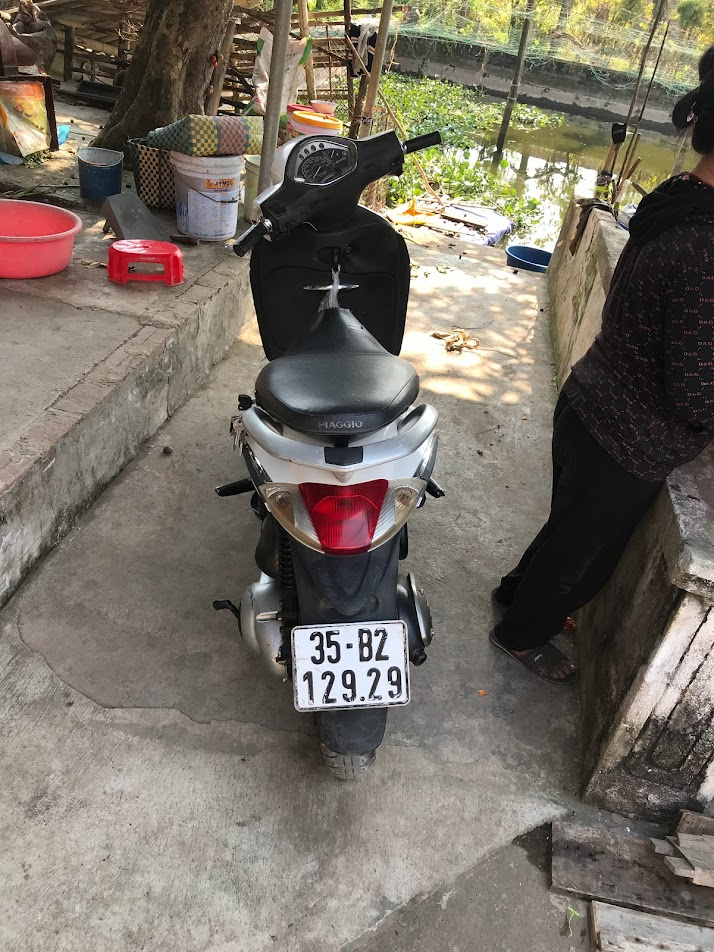
#> input picture reservedData/IMG_1140.jpg, 714 x 952 px
$ python tachBienSo_TachTungAnh.py
#> lines starting #> are read from the running program, lines starting #| are printed output that depends on the picture; after the words box and inside, x2 and y2 are one past the last pixel; in counts of white or black regions, pixels touching at a corner belong together
import cv2
import numpy as np
import os
from datetime import datetime

timeStart = datetime.now()
print(datetime.now())
img = cv2.imread("./reservedData/IMG_1140.jpg")
#> img is the input picture: shape (952, 714, 3); mean B, G, R 101.1, 111.5, 118.7
# img = cv2.imread("./dataTest/0329_03016_b.jpg")
# img = cv2.resize(img, (620, 480))
img_gray = cv2.cvtColor(img, cv2.COLOR_BGR2GRAY)
noise_removal = cv2.bilateralFilter(img_gray, 9, 75, 75)
equal_histogram = cv2.equalizeHist(noise_removal)
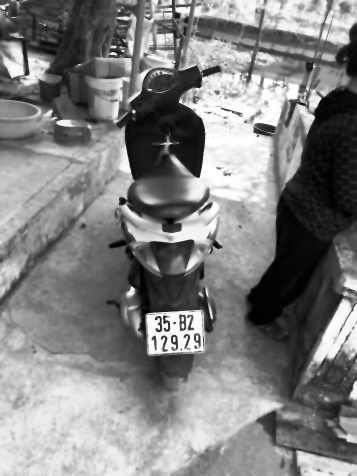
#> equal_histogram: shape (952, 714) (shown at 1/2 size); min 0, max 255, mean 128.2
kernel = cv2.getStructuringElement(cv2.MORPH_RECT, (5, 5))
morph_image = cv2.morphologyEx(equal_histogram, cv2.MORPH_OPEN, kernel, iterations=20)
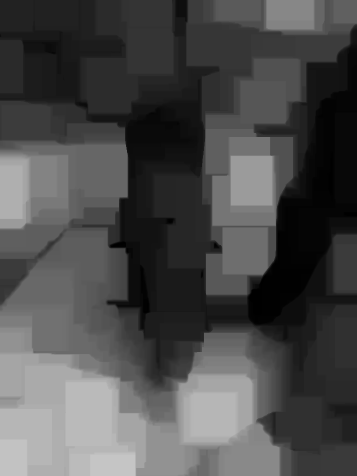
#> morph_image: shape (952, 714) (shown at 1/2 size); min 0, max 197, mean 76.2
sub_morp_image = cv2.subtract(equal_histogram, morph_image)
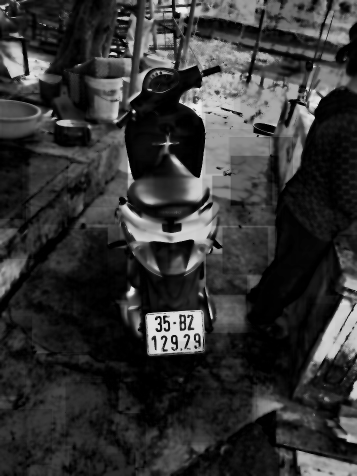
#> sub_morp_image: shape (952, 714) (shown at 1/2 size); min 0, max 239, mean 52
ret, thresh_image = cv2.threshold(sub_morp_image, 0, 255, cv2.THRESH_OTSU)
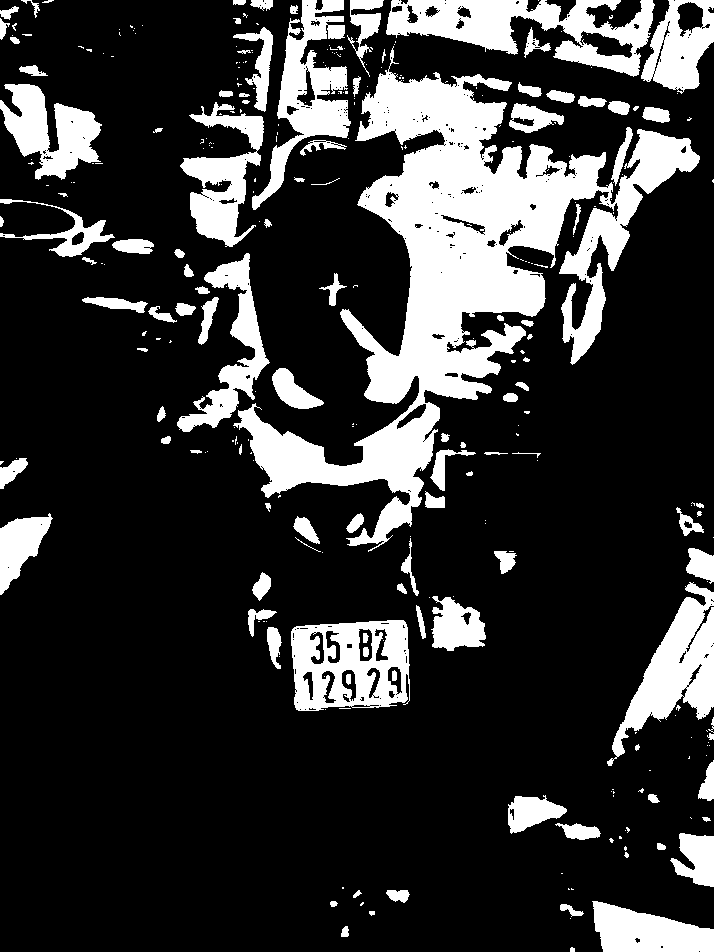
#> thresh_image: shape (952, 714); 20.9% white; 307 white regions (191 under 20 px), largest, box (x1, y1, x2, y2) and area: (233, 46, 700, 552) 60976, (386, 0, 655, 77) 9343, (291, 620, 410, 711) 7510
#> ret = 86
canny_image = cv2.Canny(thresh_image, 250, 255)
#> canny_image: shape (952, 714); 3.1% white in thin lines or dots
kernel = np.ones((3, 3), np.uint8)
dilated_image = cv2.dilate(canny_image, kernel, iterations=1)
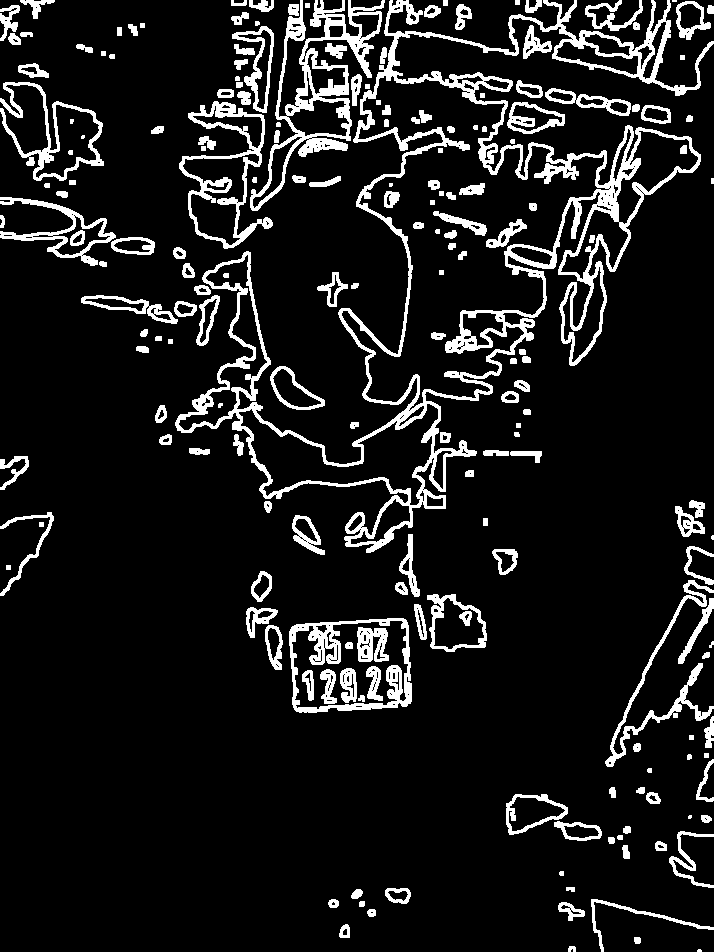
#> dilated_image: shape (952, 714); 10.7% white; 197 white regions (8 under 20 px)
contours, hierarchy = cv2.findContours(dilated_image, cv2.RETR_TREE, cv2.CHAIN_APPROX_SIMPLE)
#> contours = 553 contours, 285 with area under 20; largest, box (x1, y1, x2, y2) and area: (175, 0, 714, 553) 83823, (341, 75, 610, 411) 39024, (289, 618, 412, 713) 10356, (250, 0, 385, 211) 8376, (238, 403, 439, 506) 8116
contours = sorted(contours, key=cv2.contourArea, reverse=True)[:10]
#> contours = 10 contours; largest, box (x1, y1, x2, y2) and area: (175, 0, 714, 553) 83823, (341, 75, 610, 411) 39024, (289, 618, 412, 713) 10356, (250, 0, 385, 211) 8376, (238, 403, 439, 506) 8116
screenCnt = None
for c in contours:
    peri = cv2.arcLength(c, True)
    approx = cv2.approxPolyDP(c, 0.03 * peri, True)
    area = cv2.contourArea(c)
    x, y, w, h = cv2.boundingRect(c)
    aspectRatio = w / float(h)
    if len(approx) == 4 and 1.1 <= aspectRatio <= 1.5:
        screenCnt = approx
        break
#> this loop made 3 passes
#> (peri, area, x, y, w, h, aspectRatio, screenCnt) on pass 3: (441.8, 10356.5, 289, 618, 123, 95, 1.29, [[406, 620], [292, 626], [294, 709], [410, 703]])


if screenCnt is not None:
    anh_kytu = img[y:(y + h), x:(x + w)]
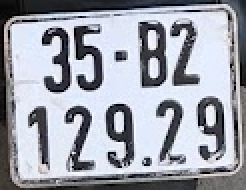
#> anh_kytu: shape (95, 123, 3) (shown 2 times larger); mean B, G, R 170.7, 160.5, 157.3
    anh_kytu_gray = cv2.cvtColor(anh_kytu, cv2.COLOR_RGB2GRAY)
    anh_kytu_bw = cv2.threshold(anh_kytu_gray, 150, 255, cv2.THRESH_BINARY)[1]
#> anh_kytu_bw: shape (95, 123); 60.5% white; 20 black regions (6 under 20 px), largest, box (x1, y1, x2, y2) and area: (0, 0, 123, 95) 2200, (69, 11, 84, 44) 309, (53, 52, 67, 84) 269
    # [9 lines of commented-out code are left out]
    anh_kytu_bw = cv2.resize(anh_kytu_bw, dsize=(760, 560))
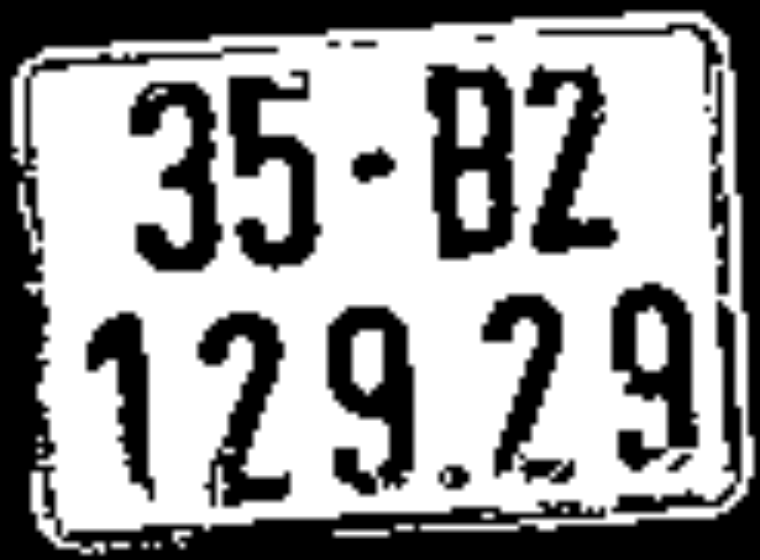
#> anh_kytu_bw: shape (560, 760); min 0, max 255, mean 154.2
    cv2.imwrite('reservedData/' + "1234.jpg", anh_kytu_bw)
    cv2.drawContours(img, [screenCnt], -1, (0, 255, 0), 2)
    cv2.imshow("bienso", img)
    # cv2.waitKey(0)
else:
    print('Quý ăn c')

print(datetime.now())
timeStop = datetime.now()

print(timeStop - timeStart)

# cv2.drawContours(img, [screenCnt], -1, (0, 255, 0), 2)
cv2.imshow("bien so", canny_image)
cv2.waitKey(0)

$ run again, with reservedData/IMG_1137.jpg copied over reservedData/IMG_1140.jpg
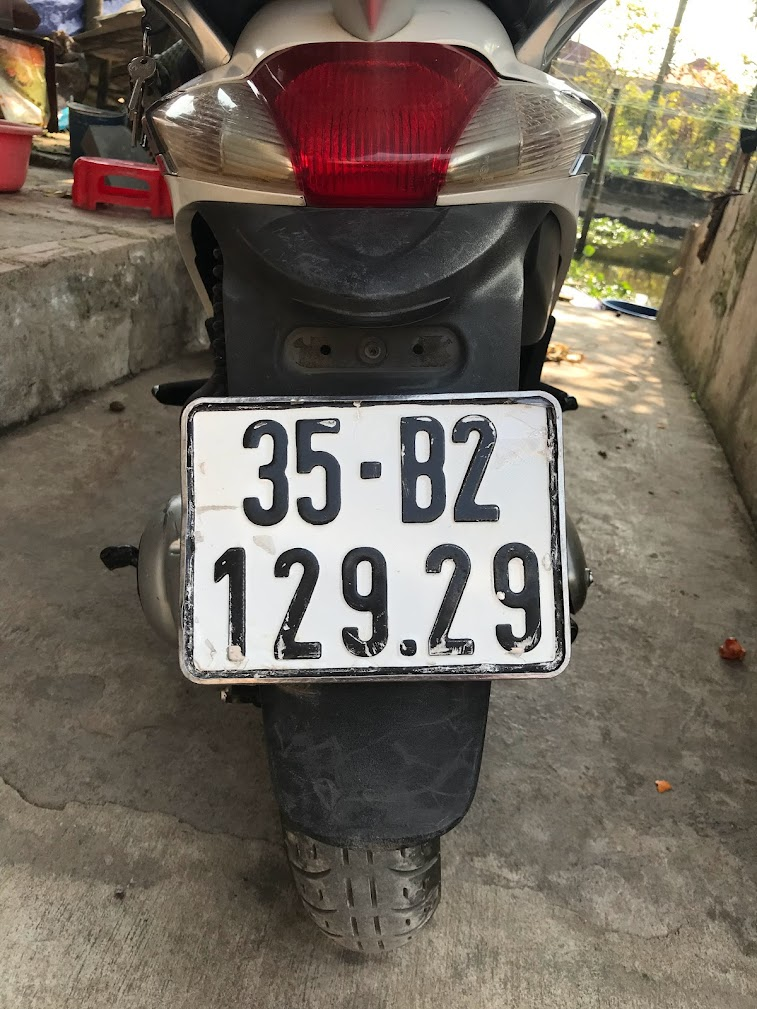
#> input picture reservedData/IMG_1137.jpg, 757 x 1009 px
#> img is the input picture: shape (1009, 757, 3); mean B, G, R 94.3, 105.1, 114.2
#> `ret, thresh_image = cv2.threshold(sub_morp_image, 0, 255, cv2.THRESH_O..`:
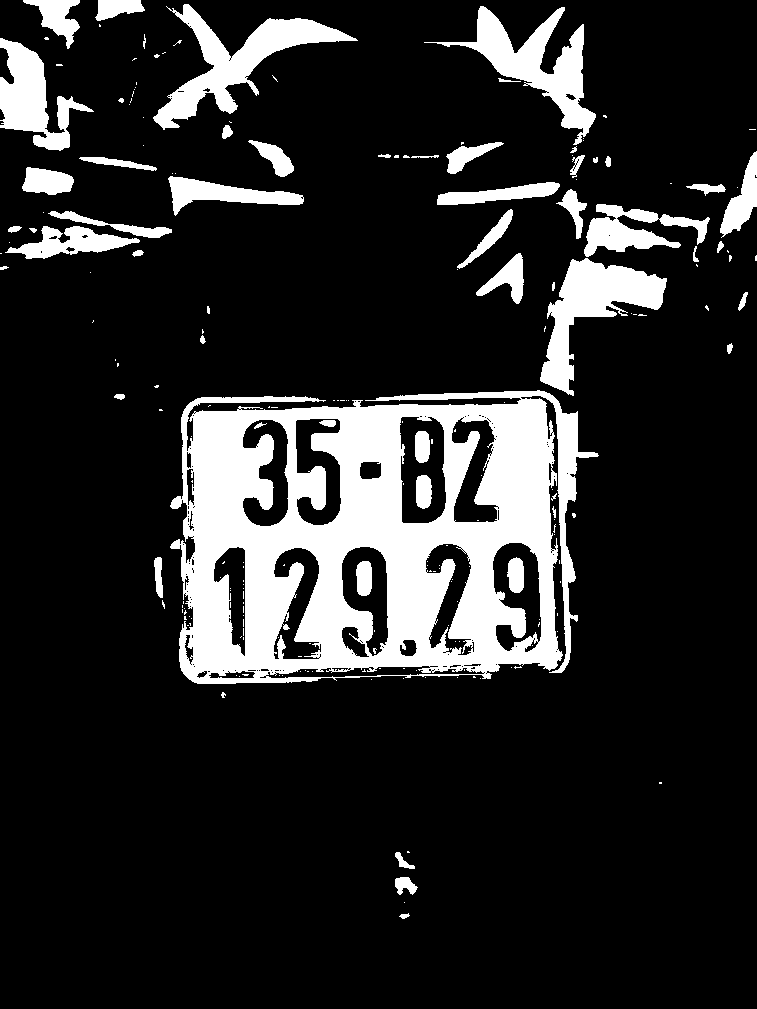
#> thresh_image: shape (1009, 757); 16.1% white; 209 white regions (155 under 20 px), largest, box (x1, y1, x2, y2) and area: (170, 390, 599, 684) 76252, (153, 4, 358, 130) 6888, (540, 258, 667, 396) 6396
#> ret = 107
#> canny_image: shape (1009, 757); 2.1% white in thin lines or dots
#> dilated_image: shape (1009, 757); 7.1% white; 93 white regions (3 under 20 px)
#> `contours, hierarchy = cv2.findContours(dilated_image, cv2.RETR_TREE, c..`: contours = 274 contours, 128 with area under 20; largest, box (x1, y1, x2, y2) and area: (169, 388, 600, 685) 110755, (179, 399, 562, 683) 94061, (538, 202, 711, 397) 10967, (152, 2, 359, 131) 7976, (422, 4, 597, 182) 7844
#> `contours = sorted(contours, key=cv2.contourArea, reverse=True)[:10]`: contours = 10 contours; largest, box (x1, y1, x2, y2) and area: (169, 388, 600, 685) 110755, (179, 399, 562, 683) 94061, (538, 202, 711, 397) 10967, (152, 2, 359, 131) 7976, (422, 4, 597, 182) 7844
#> the loop `for c in contours:` made 1 pass
#> (peri, area, x, y, w, h, aspectRatio, screenCnt) on pass 1: (1905.9, 110755, 169, 388, 431, 297, 1.45, [[578, 410], [188, 401], [180, 672], [563, 673]])
#> `anh_kytu_bw = cv2.resize(anh_kytu_bw, dsize=(760, 560))`:
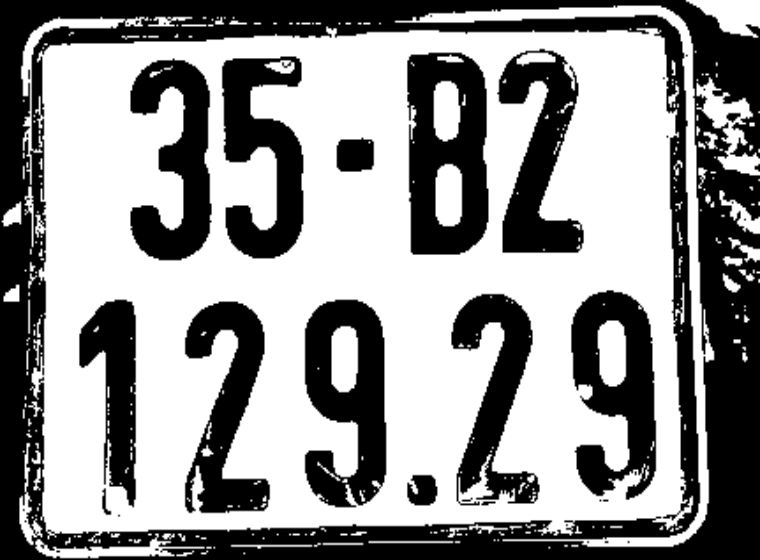
#> anh_kytu_bw: shape (560, 760); min 0, max 255, mean 146.7

$ run again, with reservedData/IMG_1138.jpg copied over reservedData/IMG_1140.jpg
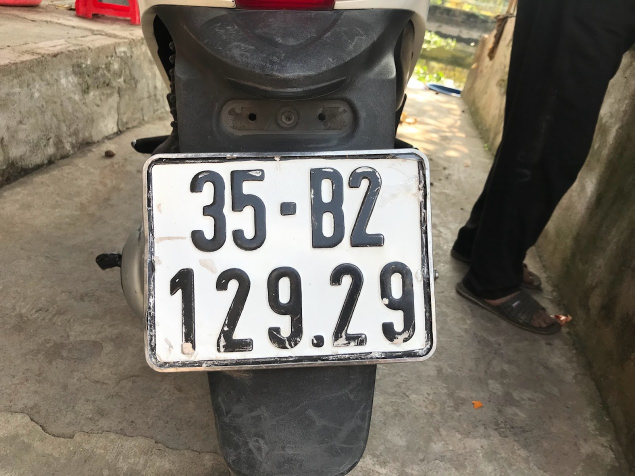
#> input picture reservedData/IMG_1138.jpg, 1270 x 952 px (shown at 1/2 size)
#> img is the input picture: shape (952, 1270, 3); mean B, G, R 100.9, 111.7, 118.6
#> `ret, thresh_image = cv2.threshold(sub_morp_image, 0, 255, cv2.THRESH_O..`:
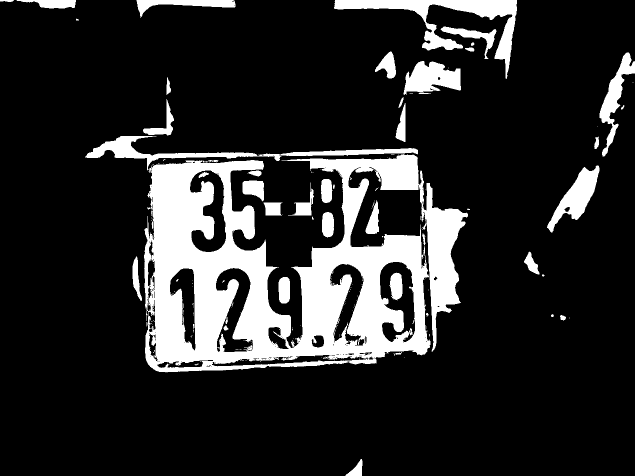
#> thresh_image: shape (952, 1270) (shown at 1/2 size); 16.6% white; 200 white regions (158 under 20 px), largest, box (x1, y1, x2, y2) and area: (288, 308, 936, 745) 144470, (668, 0, 1034, 158) 12225, (170, 272, 836, 341) 7884
#> ret = 93
#> canny_image: shape (952, 1270); 1.6% white in thin lines or dots
#> `dilated_image = cv2.dilate(canny_image, kernel, iterations=1)`:
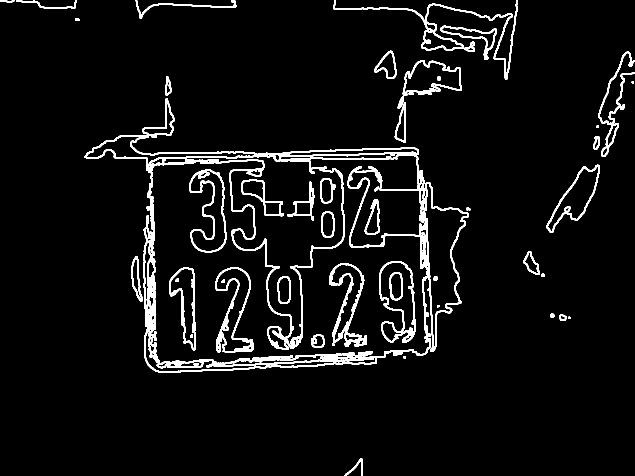
#> dilated_image: shape (952, 1270) (shown at 1/2 size); 5.4% white; 50 white regions (1 under 20 px)
#> `contours, hierarchy = cv2.findContours(dilated_image, cv2.RETR_TREE, c..`: contours = 248 contours, 129 with area under 20; largest, box (x1, y1, x2, y2) and area: (169, 196, 937, 746) 258469, (290, 310, 860, 744) 149626, (300, 312, 688, 692) 43874, (697, 342, 851, 493) 13668, (843, 366, 935, 698) 11824
#> `contours = sorted(contours, key=cv2.contourArea, reverse=True)[:10]`: contours = 10 contours; largest, box (x1, y1, x2, y2) and area: (169, 196, 937, 746) 258469, (290, 310, 860, 744) 149626, (300, 312, 688, 692) 43874, (697, 342, 851, 493) 13668, (843, 366, 935, 698) 11824
#> the loop `for c in contours:` made 10 passes
#> (peri, area, x, y, w, h, aspectRatio) on passes 1 to 8: (3427.7, 258469, 169, 196, 768, 550, 1.4), (5017.2, 149626, 290, 310, 570, 434, 1.31), (1993.5, 43874, 300, 312, 388, 380, 1.02), (721.4, 13667.5, 697, 342, 154, 151, 1.02), (894.8, 11824, 843, 366, 92, 332, 0.277), (619.2, 8292.5, 758, 522, 74, 164, 0.451), (682.6, 6967, 430, 534, 77, 171, 0.45), (635.9, 6877, 378, 339, 75, 166, 0.452)
